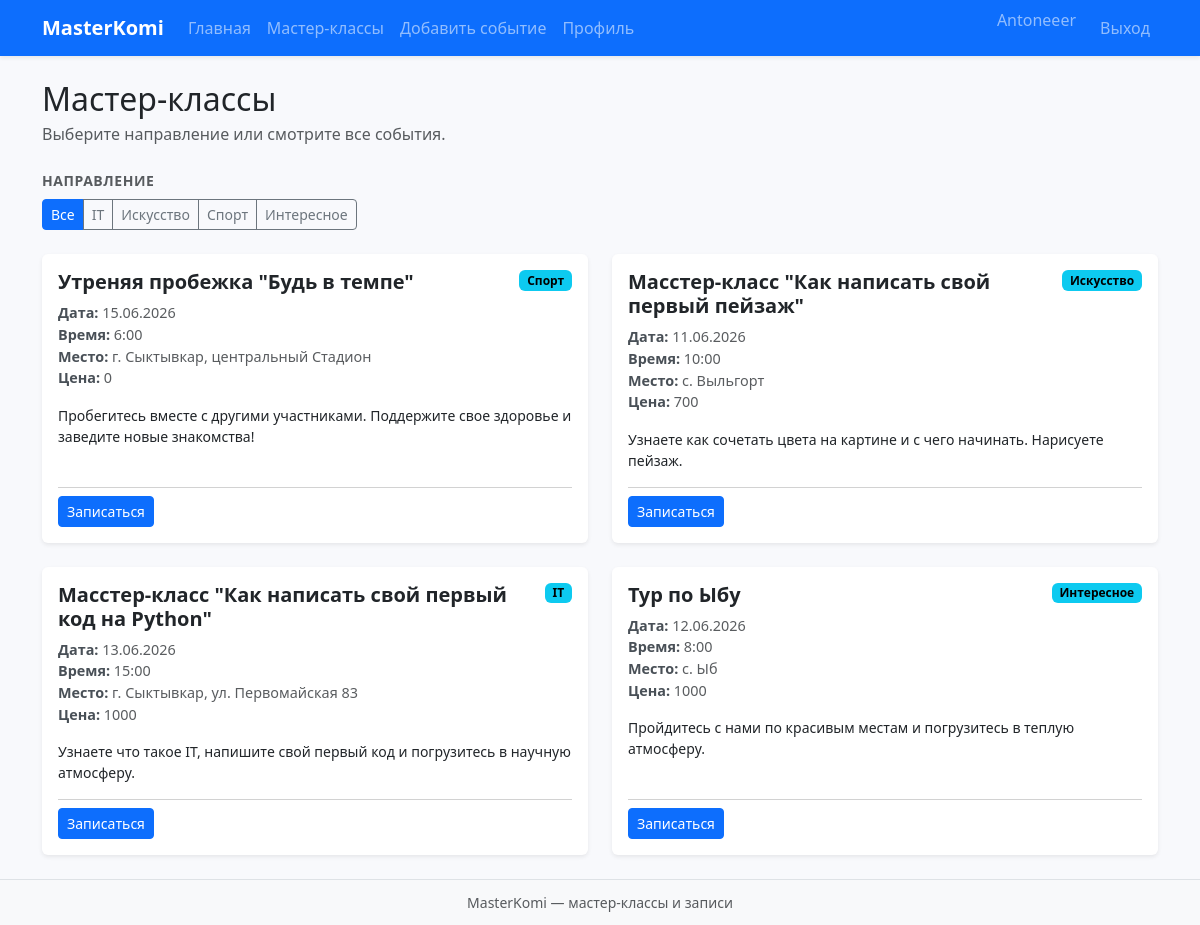
/masterclasses (signed in), run on the app's committed database.
### data/events.py (models this page shows)
class Event(SqlAlchemyBase):
    __tablename__ = "events"
    id = sqlalchemy.Column(
        sqlalchemy.Integer, primary_key=True, autoincrement=True
    )
    name = sqlalchemy.Column(sqlalchemy.String, nullable=True)
    direction = sqlalchemy.Column(sqlalchemy.String, nullable=True)
    date = sqlalchemy.Column(sqlalchemy.DateTime, nullable=True)
    time = sqlalchemy.Column(sqlalchemy.String, nullable=True)
    location = sqlalchemy.Column(sqlalchemy.String, nullable=True)
    description = sqlalchemy.Column(sqlalchemy.String, nullable=True)
    price = sqlalchemy.Column(sqlalchemy.Integer, nullable=True)
    created_date = sqlalchemy.Column(
        sqlalchemy.DateTime, default=datetime.datetime.now
    )
    user_id = sqlalchemy.Column(
        sqlalchemy.Integer, sqlalchemy.ForeignKey("users.id"), nullable=True
    )
    creator = orm.relationship("User", back_populates="events")
    signups = orm.relationship(
        "EventSignup", back_populates="event", cascade="all, delete-orphan"
    )

### main.py (the view)
@app.route("/masterclasses")
def masterclasses():
    db_sess = db_session.create_session()
    q = db_sess.query(Event).order_by(Event.created_date.desc())
    direction = request.args.get("direction", type=str)
    filter_direction = (
        direction if direction in EVENT_DIRECTION_VALUES else None
    )
    if filter_direction:
        q = q.filter(Event.direction == filter_direction)
    items = q.all()
    user_id = session.get("user_id")
    signed_ids = set()
    if user_id:
        signed_ids = {
            r[0]
            for r in db_sess.query(EventSignup.event_id)
            .filter(EventSignup.user_id == user_id)
            .all()
        }
    signup_forms_by_id = {
        e.id: EventSignupForm(prefix=f"e{e.id}") for e in items
    }
    return render_template(
        "masterclasses.html",
        title="Мастер-классы",
        masterclasses=items,
        user_id=user_id,
        signed_event_ids=signed_ids,
        signup_forms_by_id=signup_forms_by_id,
        event_directions=EVENT_DIRECTIONS,
        filter_direction=filter_direction,
    )

### main.py
class EventSignupForm(FlaskForm):
    submit = SubmitField("Записаться")

### data/db_session.py (called while the page is built)
def create_session() -> Session:
    global __factory
    return __factory()

### main.py (called while the page is built)
@app.context_processor
def direct_labs():
    return {"direction_labels": dict(EVENT_DIRECTIONS)}

@app.template_filter("fmt_date")
def fmt_date(value):
    if not value:
        return "—"
    if hasattr(value, "strftime"):
        return value.strftime("%d.%m.%Y")
    return str(value)

### templates/masterclasses.html (shortened to what this page needs)
{% extends "base.html" %}
{% block content %}
<header class="page-title">
    <h1 class="h2">Мастер-классы</h1>
    <p>Выберите направление или смотрите все события.</p>
</header>
<p class="filter-note">Направление</p>
<div class="filters btn-group flex-wrap" role="group" aria-label="Фильтр по направлению">
    <a href="{{ url_for('masterclasses') }}" class="btn btn-sm {% if not filter_direction %}btn-primary{% else %}btn-outline-secondary{% endif %}">Все</a>
    {% for value, label in event_directions %}
    <a href="{{ url_for('masterclasses', direction=value) }}" class="btn btn-sm {% if filter_direction == value %}btn-primary{% else %}btn-outline-secondary{% endif %}">{{ label }}</a>
    {% endfor %}
</div>
<div class="event-grid">
    {% for item in masterclasses %}
    <article class="card event-card">
        <div class="card-body">
            <div class="event-head">
                <h2 class="h5 card-title mb-0">{{ item.name }}</h2>
                {% if item.direction %}
                <span class="badge text-bg-info text-wrap">{{ direction_labels.get(item.direction, item.direction) }}</span>
                {% endif %}
            </div>
            <ul class="event-details small">
                <li><strong>Дата:</strong> {{ item.date|fmt_date }}</li>
                <li><strong>Время:</strong> {{ item.time }}</li>
                <li><strong>Место:</strong> {{ item.location }}</li>
                {% if item.price is not none %}
                <li><strong>Цена:</strong> {{ item.price }}</li>
                {% endif %}
            </ul>
            <p class="card-text small flex-grow-1">{{ item.description }}</p>
            <div class="event-foot">
                {% if not user_id %}
                <a href="{{ url_for('login') }}" class="btn btn-outline-primary btn-sm">Войдите, чтобы записаться</a>
                {% elif item.user_id == user_id %}
                <span class="muted small">Это ваше мероприятие</span>
                {% elif item.id in signed_event_ids %}
                <span class="badge text-bg-success">Вы записаны</span>
                {% else %}
                <form method="post" action="{{ url_for('signup_event', event_id=item.id) }}" class="d-inline">
                    {% set sf = signup_forms_by_id[item.id] %}
                    {{ sf.submit(class="btn btn-primary btn-sm") }}
                </form>
                {% endif %}
            </div>
        </div>
    </article>
    {% endfor %}
</div>
{% endblock %}

### static/css/styles.css (style rules this page uses)
:root { --welcome-gradient: linear-gradient(135deg, #0d6efd 0%, #6610f2 55%, #6f42c1 100%); --page-bg: #f8f9fc; }
body.shell { min-height: 100vh; display: flex; flex-direction: column; background-color: var(--page-bg); }
.page-title { margin-bottom: 1.5rem; }
.page-title h1 { margin-bottom: 0.25rem; }
.page-title p { margin-bottom: 0; color: var(--bs-secondary-color); }
.filter-note { font-size: 0.875rem; text-transform: uppercase; letter-spacing: 0.04em; font-weight: 600; color: var(--bs-secondary-color); margin-bottom: 0.5rem; }
.filters { margin-bottom: 1.5rem; }
.event-grid { display: grid; gap: 1.5rem; grid-template-columns: 1fr; }
@media (min-width: 992px) { .event-grid { grid-template-columns: repeat(2, 1fr); } }
.event-card { height: 100%; border: none; box-shadow: var(--bs-box-shadow-sm); display: flex; flex-direction: column; }
.event-card .card-body { flex: 1 1 auto; display: flex; flex-direction: column; }
.event-card .card-title { font-weight: 600; }
.event-head { display: flex; justify-content: space-between; align-items: flex-start; gap: 0.5rem; margin-bottom: 0.5rem; }
.event-details { margin: 0 0 1rem; padding: 0; list-style: none; font-size: 0.9rem; color: var(--bs-secondary-color); }
.event-details strong { color: #495057; font-weight: 600; }
.event-foot { padding-top: 0.5rem; margin-top: auto; border-top: 1px solid var(--bs-border-color-translucent); }

### data on the page
Event: name "Утреняя пробежка \"Будь в темпе\"", get "Спорт", date|fmt_date "15.06.2026", time "6:00", location "г. Сыктывкар, центральный Стадион", price "0", description "Пробегитесь вместе с другими участниками. Поддержите свое здоровье и заведите новые знакомства!"
Event: name "Масстер-класс \"Как написать свой первый пейзаж\"", get "Искусство", date|fmt_date "11.06.2026", time "10:00", location "с. Выльгорт", price "700", description "Узнаете как сочетать цвета на картине и с чего начинать. Нарисуете пейзаж."
Event: name "Масстер-класс \"Как написать свой первый код на Python\"", get "IT", date|fmt_date "13.06.2026", time "15:00", location "г. Сыктывкар, ул. Первомайская 83", price "1000", description "Узнаете что такое IT, напишите свой первый код и погрузитесь в научную атмосферу."
Event: name "Тур по Ыбу", get "Интересное", date|fmt_date "12.06.2026", time "8:00", location "с. Ыб", price "1000", description "Пройдитесь с нами по красивым местам и погрузитесь в теплую атмосферу."

### other printed values
{{ session.get('user_name', '') }} "Antoneeer"
{{ label }} "IT" "Искусство" "Спорт" "Интересное"
